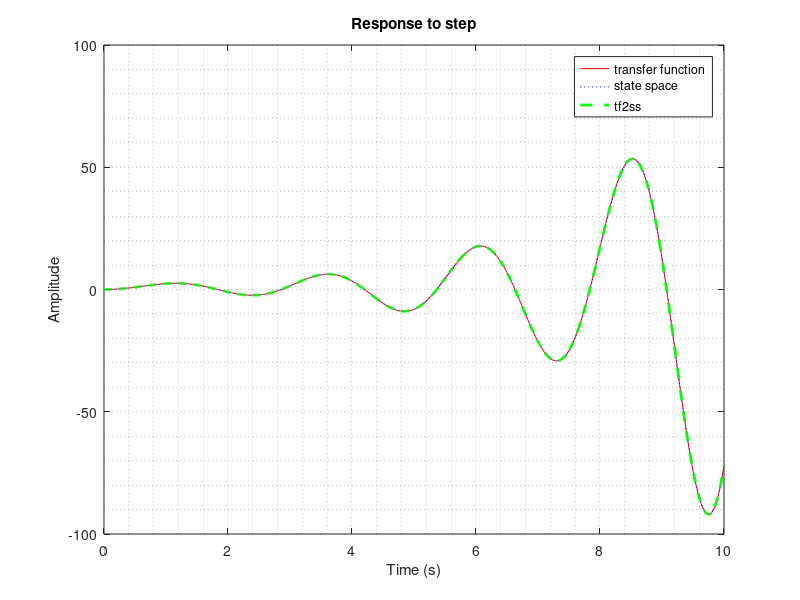

Reproduce this figure in MATLAB.
clc,clear
t = 0:0.01:10;
%% a
NUM = [8 10];
DEN = [1 1 5 13];
sys_b_tf = tf(NUM, DEN);
[A_,B_, C_, D_] = tf2ss(NUM, DEN);
A = [0 1 0;
     0 0 1;
    -13 -5 -1];
B = [0;0;1];
C = [10 8 0];
D = 0;
sys_b_ss = ss(A,B,C,D);
sys_b_tf2ss = ss(A_,B_,C_,D_);

[y1,t] = step(sys_b_tf,t);
[y2,t] = step(sys_b_ss,t);
[y3,t] = step(sys_b_tf2ss,t);
plot(t,y1,'r',t,y2,'b:',t,y2,'g--','linewidth',2)
grid minor
title('Response to step')
xlabel('Time (s)')
ylabel('Amplitude')
legend('transfer function', 'state space','tf2ss','location','best')